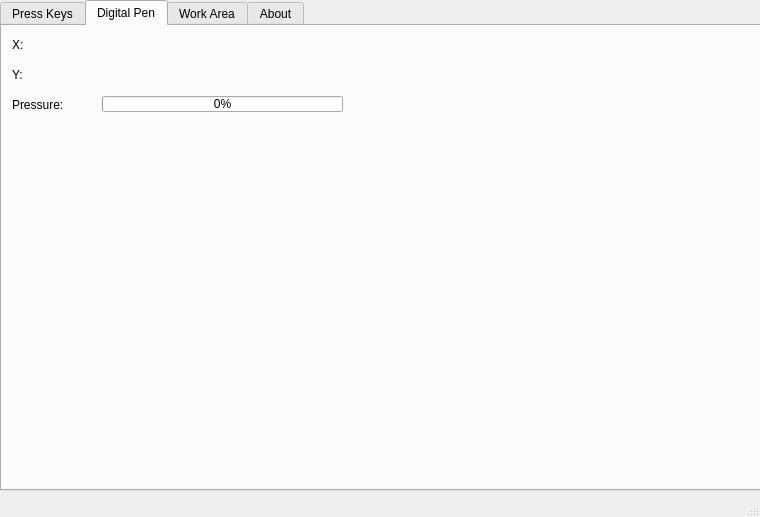
<?xml version="1.0" encoding="UTF-8"?>
<ui version="4.0">
 <class>MainWindow</class>
 <widget class="QMainWindow" name="MainWindow">
  <property name="geometry">
   <rect>
    <x>0</x>
    <y>0</y>
    <width>760</width>
    <height>517</height>
   </rect>
  </property>
  <property name="windowTitle">
   <string>Gaomon S620 Control panel</string>
  </property>
  <widget class="QWidget" name="centralWidget">
   <widget class="QLabel" name="pressure_value">
    <property name="geometry">
     <rect>
      <x>360</x>
      <y>120</y>
      <width>111</width>
      <height>17</height>
     </rect>
    </property>
    <property name="text">
     <string/>
    </property>
   </widget>
   <widget class="QTabWidget" name="tabWidget">
    <property name="geometry">
     <rect>
      <x>0</x>
      <y>0</y>
      <width>761</width>
      <height>491</height>
     </rect>
    </property>
    <property name="currentIndex">
     <number>1</number>
    </property>
    <widget class="QWidget" name="tab_2">
     <attribute name="title">
      <string>Press Keys</string>
     </attribute>
    </widget>
    <widget class="QWidget" name="tab">
     <attribute name="title">
      <string>Digital Pen</string>
     </attribute>
     <widget class="QProgressBar" name="pressure_bar">
      <property name="geometry">
       <rect>
        <x>100</x>
        <y>70</y>
        <width>241</width>
        <height>16</height>
       </rect>
      </property>
      <property name="maximum">
       <number>8191</number>
      </property>
      <property name="value">
       <number>0</number>
      </property>
     </widget>
     <widget class="QLabel" name="y_label">
      <property name="geometry">
       <rect>
        <x>10</x>
        <y>40</y>
        <width>67</width>
        <height>17</height>
       </rect>
      </property>
      <property name="text">
       <string>Y:</string>
      </property>
      <property name="alignment">
       <set>Qt::AlignLeading|Qt::AlignLeft|Qt::AlignVCenter</set>
      </property>
     </widget>
     <widget class="QLabel" name="y_value">
      <property name="geometry">
       <rect>
        <x>100</x>
        <y>40</y>
        <width>111</width>
        <height>17</height>
       </rect>
      </property>
      <property name="text">
       <string/>
      </property>
     </widget>
     <widget class="QLabel" name="x_label">
      <property name="geometry">
       <rect>
        <x>10</x>
        <y>10</y>
        <width>67</width>
        <height>17</height>
       </rect>
      </property>
      <property name="text">
       <string>X:</string>
      </property>
      <property name="alignment">
       <set>Qt::AlignLeading|Qt::AlignLeft|Qt::AlignVCenter</set>
      </property>
     </widget>
     <widget class="QLabel" name="x_value">
      <property name="geometry">
       <rect>
        <x>100</x>
        <y>10</y>
        <width>111</width>
        <height>17</height>
       </rect>
      </property>
      <property name="text">
       <string/>
      </property>
     </widget>
     <widget class="QLabel" name="progress_label">
      <property name="geometry">
       <rect>
        <x>10</x>
        <y>70</y>
        <width>67</width>
        <height>17</height>
       </rect>
      </property>
      <property name="text">
       <string>Pressure:</string>
      </property>
      <property name="alignment">
       <set>Qt::AlignLeading|Qt::AlignLeft|Qt::AlignVCenter</set>
      </property>
     </widget>
    </widget>
    <widget class="QWidget" name="tab_3">
     <attribute name="title">
      <string>Work Area</string>
     </attribute>
     <widget class="QCommandLinkButton" name="commandLinkButton">
      <property name="geometry">
       <rect>
        <x>60</x>
        <y>40</y>
        <width>168</width>
        <height>41</height>
       </rect>
      </property>
      <property name="text">
       <string>CommandLinkButton</string>
      </property>
     </widget>
    </widget>
    <widget class="QWidget" name="tab_4">
     <attribute name="title">
      <string>About</string>
     </attribute>
     <widget class="QLabel" name="image_label">
      <property name="geometry">
       <rect>
        <x>250</x>
        <y>40</y>
        <width>171</width>
        <height>171</height>
       </rect>
      </property>
      <property name="maximumSize">
       <size>
        <width>16777215</width>
        <height>171</height>
       </size>
      </property>
      <property name="text">
       <string/>
      </property>
      <property name="pixmap">
       <pixmap resource="images.qrc">:/logo.png</pixmap>
      </property>
      <property name="scaledContents">
       <bool>false</bool>
      </property>
      <property name="alignment">
       <set>Qt::AlignCenter</set>
      </property>
     </widget>
     <widget class="QLabel" name="label">
      <property name="geometry">
       <rect>
        <x>300</x>
        <y>220</y>
        <width>81</width>
        <height>17</height>
       </rect>
      </property>
      <property name="text">
       <string>By pytness</string>
      </property>
     </widget>
    </widget>
   </widget>
  </widget>
  <widget class="QStatusBar" name="statusBar"/>
 </widget>
 <layoutdefault spacing="6" margin="11"/>
 <resources>
  <include location="images.qrc"/>
 </resources>
 <connections/>
</ui>
